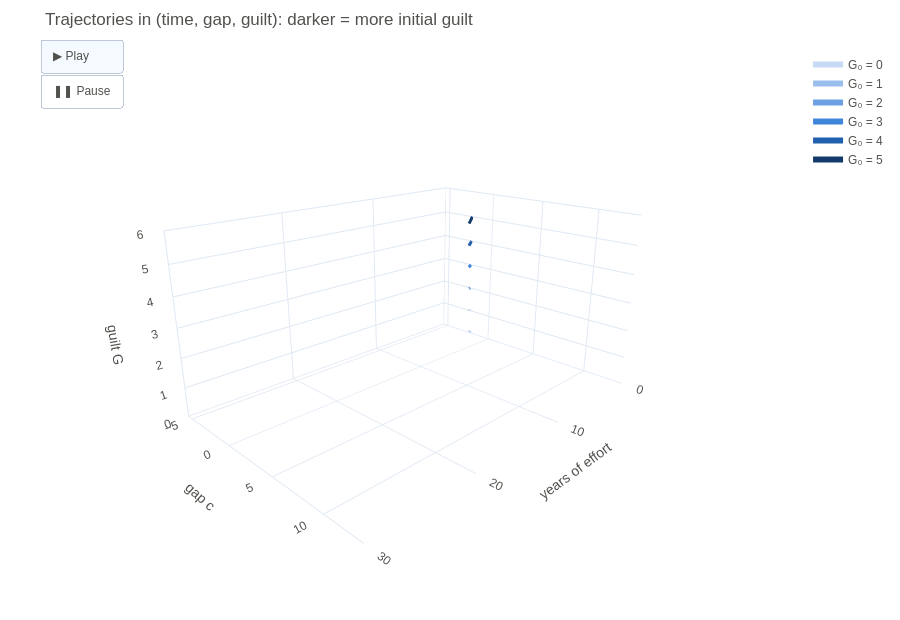

The code cell stored with this chart in its notebook:
### Markdown cell above
---
## 7 · Same effort, different starting guilt (animated 3D)

The trajectories start at the same gap $-d_0$ but carry different initial guilt $G_0$. Press ▶ to watch them unfold in (time, gap, guilt) space. The case shown is **h = 3 years**, where both futures exist. From the same starting gap, **G₀ ≤ 1 escapes to catch-up and G₀ ≥ 2 falls into the trap**. Guilt alone decides the outcome.

### Code cell
p_demo = {**P, "h": 3.0}; Dd = pre_effort(p_demo)
T = np.linspace(0, 30, 151); G0s = [0, 1, 2, 3, 4, 5]
sols = [solve_ivp(lambda t, x: field(x[0], max(x[1], 0), p_demo, Dd), [0, 30], [-Dd["d0"], g0], t_eval=T, max_step=0.1).y for g0 in G0s]
shades = ["#c7daf3", "#9bbfec", "#6ba1e2", "#3f86db", "#1f5fae", "#123a6b"]   # light → dark = low → high guilt

def traces(k):
    return [go.Scatter3d(x=T[:k], y=s[0, :k], z=s[1, :k], mode="lines", line=dict(color=col, width=6), name=f"G₀ = {g0}")
            for s, col, g0 in zip(sols, shades, G0s)]

fig = go.Figure(data=traces(2), frames=[go.Frame(data=traces(k), name=str(k)) for k in range(5, 152, 5)])
fig.update_layout(**PLOTLY_LAYOUT, height=620, title="Trajectories in (time, gap, guilt): darker = more initial guilt",
    scene=dict(xaxis=dict(title="years of effort", range=[0, 30]),
               yaxis=dict(title="gap c", range=[min(s[0].min() for s in sols) - 1, max(s[0].max() for s in sols) + 1]),
               zaxis=dict(title="guilt G", range=[0, 6]), camera=dict(eye=dict(x=1.6, y=1.6, z=0.8)),
               aspectratio=dict(x=1.4, y=1, z=0.7)),
    updatemenus=[dict(type="buttons", x=0, y=1.02, xanchor="left", buttons=[
        dict(label="▶ Play", method="animate", args=[None, dict(frame=dict(duration=40, redraw=True), fromcurrent=True)]),
        dict(label="❚❚ Pause", method="animate", args=[[None], dict(mode="immediate", frame=dict(duration=0))])])])
fig.show()

### Figure 1 — Plotly figure (JSON) as saved in the notebook; plotly's stock layout.template omitted (floating-point values rounded to 4 significant figures)
{"data": [{"line": {"color": "#c7daf3", "width": 6}, "mode": "lines", "name": "G₀ = 0", "type": "scatter3d", "x": [0.0, 0.2], "y": [-2.291, -1.987], "z": [0.0, 0.1489]}, {"line": {"color": "#9bbfec", "width": 6}, "mode": "lines", "name": "G₀ = 1", "type": "scatter3d", "x": [0.0, 0.2], "y": [-2.291, -2.183], "z": [1.0, 1.069]}, {"line": {"color": "#6ba1e2", "width": 6}, "mode": "lines", "name": "G₀ = 2", "type": "scatter3d", "x": [0.0, 0.2], "y": [-2.291, -2.314], "z": [2.0, 1.985]}, {"line": {"color": "#3f86db", "width": 6}, "mode": "lines", "name": "G₀ = 3", "type": "scatter3d", "x": [0.0, 0.2], "y": [-2.291, -2.403], "z": [3.0, 2.897]}, {"line": {"color": "#1f5fae", "width": 6}, "mode": "lines", "name": "G₀ = 4", "type": "scatter3d", "x": [0.0, 0.2], "y": [-2.291, -2.463], "z": [4.0, 3.806]}, {"line": {"color": "#123a6b", "width": 6}, "mode": "lines", "name": "G₀ = 5", "type": "scatter3d", "x": [0.0, 0.2], "y": [-2.291, -2.504], "z": [5.0, 4.714]}], "layout": {"font": {"color": "#52514e", "family": "Helvetica, Arial", "size": 12}, "height": 620, "margin": {"b": 40, "l": 40, "r": 20, "t": 50}, "scene": {"aspectratio": {"x": 1.4, "y": 1, "z": 0.7}, "camera": {"eye": {"x": 1.6, "y": 1.6, "z": 0.8}}, "xaxis": {"range": [0, 30], "title": {"text": "years of effort"}}, "yaxis": {"range": [-5.534, 13.33], "title": {"text": "gap c"}}, "zaxis": {"range": [0, 6], "title": {"text": "guilt G"}}}, "title": {"text": "Trajectories in (time, gap, guilt): darker = more initial guilt"}, "updatemenus": [{"buttons": [{"args": [null, {"frame": {"duration": 40, "redraw": true}, "fromcurrent": true}], "label": "▶ Play", "method": "animate"}, {"args": [[null], {"frame": {"duration": 0}, "mode": "immediate"}], "label": "❚❚ Pause", "method": "animate"}], "type": "buttons", "x": 0, "xanchor": "left", "y": 1.02}]}}
